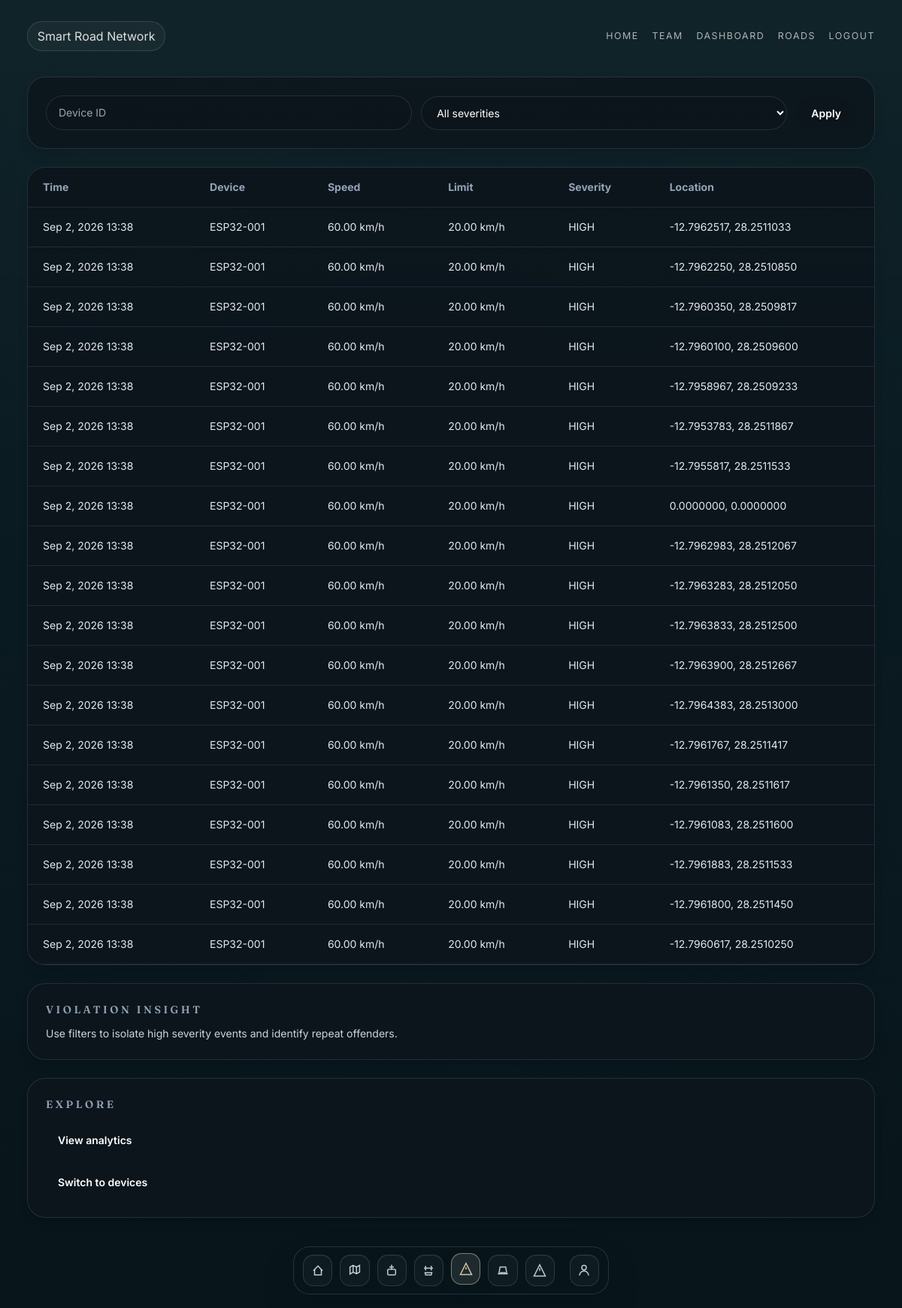
Page /violations/ (signed in) on the committed database.
### api/models.py (models this page shows, shortened)
class Violation(models.Model):
    VIOLATION_SPEEDING = 'SPEEDING'
    VIOLATION_CHOICES = [
        (VIOLATION_SPEEDING, 'Speeding'),
    ]
    SEVERITY_LOW = 'LOW'
    SEVERITY_MEDIUM = 'MEDIUM'
    SEVERITY_HIGH = 'HIGH'
    SEVERITY_CHOICES = [
        (SEVERITY_LOW, 'Low'),
        (SEVERITY_MEDIUM, 'Medium'),
        (SEVERITY_HIGH, 'High'),
    ]
    device = models.ForeignKey(Device, related_name='violations', on_delete=models.CASCADE)
    telemetry = models.ForeignKey(Telemetry, related_name='violations', on_delete=models.CASCADE)
    violation_type = models.CharField(max_length=32, choices=VIOLATION_CHOICES, default=VIOLATION_SPEEDING)
    speed = models.DecimalField(max_digits=6, decimal_places=2)
    speed_limit = models.DecimalField(max_digits=6, decimal_places=2)
    latitude = models.DecimalField(max_digits=10, decimal_places=7)
    longitude = models.DecimalField(max_digits=10, decimal_places=7)
    severity = models.CharField(max_length=10, choices=SEVERITY_CHOICES)
    created_at = models.DateTimeField(auto_now_add=True)
    class Meta:
        ordering = ['-created_at']

class Device(models.Model):
    device_id = models.CharField(max_length=128, unique=True)
    device_name = models.CharField(max_length=128, blank=True)
    current_map_version = models.ForeignKey(MapVersion, null=True, blank=True, on_delete=models.SET_NULL)
    registered_at = models.DateTimeField(auto_now_add=True)
    last_seen = models.DateTimeField(null=True, blank=True)
    class Meta:
        ordering = ['device_id']

### dashboard/views.py (the view)
# urls.py: path('violations/', violations_view, name='dashboard-violations'),
@login_required(login_url='login')
def violations_view(request):
    severity = request.GET.get('severity', '').strip()
    device_search = request.GET.get('device', '').strip()
    violations = Violation.objects.select_related('device').order_by('-created_at')
    if severity:
        violations = violations.filter(severity__iexact=severity)
    if device_search:
        violations = violations.filter(device__device_id__icontains=device_search)
    return render(request, 'dashboard/violations.html', {
        'page': 'violations',
        'violations': violations,
        'severity': severity,
        'device_search': device_search,
    })

### dashboard/templates/dashboard/violations.html (shortened to what this page needs)
{% extends 'dashboard/base.html' %}
{% block content %}
<div class="grid gap-6 xl:grid-cols-[1.3fr_0.7fr]">
    <div class="space-y-6">
        <div class="rounded-3xl border border-slate-800 bg-slate-950/90 p-6 shadow-lg shadow-slate-950/10">
            <form method="get" class="grid gap-3 sm:grid-cols-2 lg:flex lg:items-end lg:justify-between">
                <input name="device" value="{{ device_search }}" placeholder="Device ID" class="w-full rounded-3xl border border-slate-800 bg-slate-950/80 px-4 py-3 text-sm text-white outline-none focus:border-sky-400" />
                <select name="severity" class="w-full rounded-3xl border border-slate-800 bg-slate-950/80 px-4 py-3 text-sm text-white outline-none focus:border-sky-400">
                    <option value="">All severities</option>
                </select>
                <button type="submit" class="rounded-3xl bg-sky-500 px-5 py-3 text-sm font-semibold text-white transition hover:bg-sky-400">Apply</button>
            </form>
        </div>
        <div class="overflow-hidden rounded-3xl border border-slate-800 bg-slate-950/90 shadow-lg shadow-slate-950/10">
            <table class="w-full border-collapse text-left text-sm text-slate-200">
                <thead class="bg-slate-900/95 text-slate-400">
                    <tr>
                        <th class="border-b border-slate-800 px-5 py-4">Time</th>
                        <th class="border-b border-slate-800 px-5 py-4">Device</th>
                        <th class="border-b border-slate-800 px-5 py-4">Speed</th>
                        <th class="border-b border-slate-800 px-5 py-4">Limit</th>
                        <th class="border-b border-slate-800 px-5 py-4">Severity</th>
                        <th class="border-b border-slate-800 px-5 py-4">Location</th>
                    </tr>
                </thead>
                <tbody>
                    {% for violation in violations %}
                    <tr class="border-b border-slate-800 hover:bg-slate-900/80">
                        <td class="px-5 py-4">{{ violation.created_at|date:'M j, Y H:i' }}</td>
                        <td class="px-5 py-4">{{ violation.device.device_id }}</td>
                        <td class="px-5 py-4">{{ violation.speed }} km/h</td>
                        <td class="px-5 py-4">{{ violation.speed_limit }} km/h</td>
                        <td class="px-5 py-4 capitalize">{{ violation.severity }}</td>
                        <td class="px-5 py-4">{{ violation.latitude }}, {{ violation.longitude }}</td>
                    </tr>
                    {% empty %}
                    <tr>
                        <td colspan="6" class="px-5 py-6 text-center text-slate-400">No violations match this filter.</td>
                    </tr>
                    {% endfor %}
                </tbody>
            </table>
        </div>
    </div>
    <aside class="space-y-6">
        <div class="rounded-3xl border border-slate-800 bg-slate-950/90 p-6 shadow-lg shadow-slate-950/10">
            <h3 class="text-sm font-semibold uppercase tracking-[0.25em] text-slate-400">Violation insight</h3>
            <p class="mt-3 text-sm text-slate-300">Use filters to isolate high severity events and identify repeat offenders.</p>
        </div>
        <div class="rounded-3xl border border-slate-800 bg-slate-950/90 p-6 shadow-lg shadow-slate-950/10">
            <h3 class="text-sm font-semibold uppercase tracking-[0.25em] text-slate-400">Explore</h3>
            <div class="mt-4 flex flex-col gap-3">
                <a href="{% url 'dashboard-analytics' %}" class="rounded-3xl bg-slate-900 px-4 py-3 text-sm font-semibold text-white hover:bg-slate-800">View analytics</a>
                <a href="{% url 'dashboard-devices' %}" class="rounded-3xl bg-slate-900 px-4 py-3 text-sm font-semibold text-white hover:bg-slate-800">Switch to devices</a>
            </div>
        </div>
    </aside>
</div>
{% endblock %}

### dashboard/templates/dashboard/base.html (style rules this page uses)
:root { --bg-deep: #091d26; --bg-mid: #0c2a36; --panel: rgba(17, 35, 42, 0.72); --panel-solid: rgba(14, 31, 38, 0.92); --panel-soft: rgba(255, 255, 255, 0.08); --card: rgba(255, 255, 255, 0.06); --line: rgba(220, 234, 235, 0.14); --text: #edf7f9; --muted: rgba(237,247,249,0.7); --muted-2: rgba(237,247,249,0.55); --gold: #d7c59f; --mint: #91c0b4; --sky: #d0e7f6; --shadow: rgba(5, 14, 18, 0.42); }
* { box-sizing: border-box; }
html { scroll-behavior: smooth; }
body { margin: 0; min-height: 100vh; font-family: 'Inter', sans-serif; color: var(--text); background: radial-gradient(circle at top, rgba(160, 203, 212, 0.15), transparent 22%), linear-gradient(180deg, #90afb6 0%, #6a8088 20%, #1d3b46 42%, #081d26 100%); overflow-x: hidden; }
h1, h2, h3, h4 { font-family: 'Fraunces', serif; letter-spacing: -0.04em; margin: 0; }
body[data-page="dashboard"] .content-wrap .rounded-3xl, body[data-page="dashboard"] .content-wrap .rounded-2xl, body[data-page="dashboard"] .content-wrap table thead, body[data-page="dashboard"] .content-wrap .bg-slate-950\/90, body[data-page="dashboard"] .content-wrap .bg-slate-900, body[data-page="dashboard"] .content-wrap .bg-slate-900\/95 { background: rgba(13, 21, 28, 0.82) !important; border-color: rgba(148, 163, 184, 0.18) !important; }

### rows in the picture
Violation: created_at "Sep 2, 2026 13:38", device.device_id "ESP32-001", speed "60.00", speed_limit "20.00", severity "HIGH", latitude "-12.7962517", longitude "28.2511033"
Violation: created_at "Sep 2, 2026 13:38", device.device_id "ESP32-001", speed "60.00", speed_limit "20.00", severity "HIGH", latitude "-12.7962250", longitude "28.2510850"
Violation: created_at "Sep 2, 2026 13:38", device.device_id "ESP32-001", speed "60.00", speed_limit "20.00", severity "HIGH", latitude "-12.7960350", longitude "28.2509817"
Violation: created_at "Sep 2, 2026 13:38", device.device_id "ESP32-001", speed "60.00", speed_limit "20.00", severity "HIGH", latitude "-12.7960100", longitude "28.2509600"
Violation: created_at "Sep 2, 2026 13:38", device.device_id "ESP32-001", speed "60.00", speed_limit "20.00", severity "HIGH", latitude "-12.7958967", longitude "28.2509233"
Violation: created_at "Sep 2, 2026 13:38", device.device_id "ESP32-001", speed "60.00", speed_limit "20.00", severity "HIGH", latitude "-12.7953783", longitude "28.2511867"
Violation: created_at "Sep 2, 2026 13:38", device.device_id "ESP32-001", speed "60.00", speed_limit "20.00", severity "HIGH", latitude "-12.7955817", longitude "28.2511533"
Violation: created_at "Sep 2, 2026 13:38", device.device_id "ESP32-001", speed "60.00", speed_limit "20.00", severity "HIGH", latitude "0.0000000", longitude "0.0000000"
Violation: created_at "Sep 2, 2026 13:38", device.device_id "ESP32-001", speed "60.00", speed_limit "20.00", severity "HIGH", latitude "-12.7962983", longitude "28.2512067"
Violation: created_at "Sep 2, 2026 13:38", device.device_id "ESP32-001", speed "60.00", speed_limit "20.00", severity "HIGH", latitude "-12.7963283", longitude "28.2512050"
Violation: created_at "Sep 2, 2026 13:38", device.device_id "ESP32-001", speed "60.00", speed_limit "20.00", severity "HIGH", latitude "-12.7963833", longitude "28.2512500"
Violation: created_at "Sep 2, 2026 13:38", device.device_id "ESP32-001", speed "60.00", speed_limit "20.00", severity "HIGH", latitude "-12.7963900", longitude "28.2512667"
Violation: created_at "Sep 2, 2026 13:38", device.device_id "ESP32-001", speed "60.00", speed_limit "20.00", severity "HIGH", latitude "-12.7964383", longitude "28.2513000"
Violation: created_at "Sep 2, 2026 13:38", device.device_id "ESP32-001", speed "60.00", speed_limit "20.00", severity "HIGH", latitude "-12.7961767", longitude "28.2511417"
Violation: created_at "Sep 2, 2026 13:38", device.device_id "ESP32-001", speed "60.00", speed_limit "20.00", severity "HIGH", latitude "-12.7961350", longitude "28.2511617"
Violation: created_at "Sep 2, 2026 13:38", device.device_id "ESP32-001", speed "60.00", speed_limit "20.00", severity "HIGH", latitude "-12.7961083", longitude "28.2511600"
Violation: created_at "Sep 2, 2026 13:38", device.device_id "ESP32-001", speed "60.00", speed_limit "20.00", severity "HIGH", latitude "-12.7961883", longitude "28.2511533"
Violation: created_at "Sep 2, 2026 13:38", device.device_id "ESP32-001", speed "60.00", speed_limit "20.00", severity "HIGH", latitude "-12.7961800", longitude "28.2511450"
Violation: created_at "Sep 2, 2026 13:38", device.device_id "ESP32-001", speed "60.00", speed_limit "20.00", severity "HIGH", latitude "-12.7960617", longitude "28.2510250"
